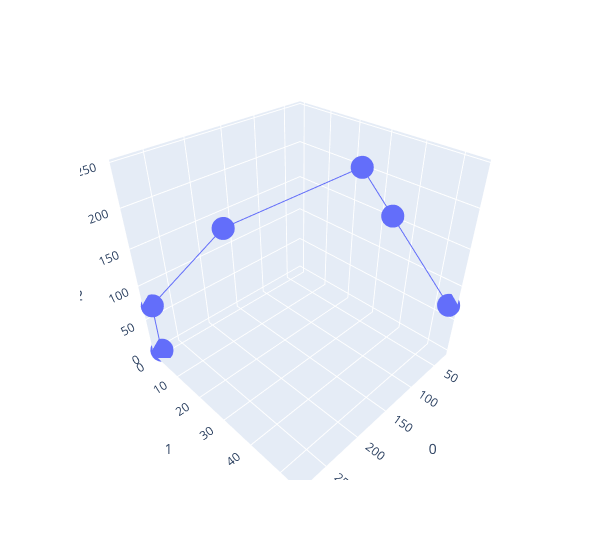

Notebook source saved alongside this figure:
### Code cell
points_two = {'base': array([280.,   0.,   0.]), 'shoulder': array([280. ,   0. ,  71.5]), 'elbow': array([213.48381817,  14.46073224, 176.34028223]), 'wrist_tilt': array([111.48595338,  36.63524332, 245.11329028]), 'wrist_rotate': array([ 85.95879101,  42.18489229, 191.09879799]), 'grip': array([29.79903379, 54.39412001, 72.26691494])}
df_two = pd.DataFrame(points_two).T
px.line_3d(df_two, x=0, y=1, z=2, hover_name=df_two.index, markers=True, width=600)

### Figure 1 — Plotly figure (JSON) as saved in the notebook; plotly's stock layout.template omitted (floating-point values rounded to 4 significant figures)
{"data": [{"hovertemplate": "<b>%{hovertext}</b><br><br>0=%{x}<br>1=%{y}<br>2=%{z}<extra></extra>", "hovertext": ["base", "shoulder", "elbow", "wrist_tilt", "wrist_rotate", "grip"], "legendgroup": "", "line": {"color": "#636efa", "dash": "solid"}, "marker": {"symbol": "circle"}, "mode": "markers+lines", "name": "", "scene": "scene", "showlegend": false, "type": "scatter3d", "x": [280, 280, 213.5, 111.5, 85.96, 29.8], "y": [0, 0, 14.46, 36.64, 42.18, 54.39], "z": [0, 71.5, 176.3, 245.1, 191.1, 72.27]}], "layout": {"legend": {"tracegroupgap": 0}, "margin": {"t": 60}, "scene": {"domain": {"x": [0, 1], "y": [0, 1]}, "xaxis": {"title": {"text": "0"}}, "yaxis": {"title": {"text": "1"}}, "zaxis": {"title": {"text": "2"}}}, "width": 600}}
